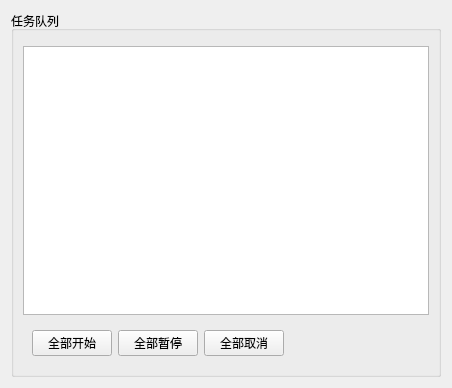
<?xml version="1.0" encoding="UTF-8"?>
<ui version="4.0">
 <class>TaskWidget</class>
 <widget class="QWidget" name="TaskWidget">
  <property name="geometry">
   <rect>
    <x>0</x>
    <y>0</y>
    <width>452</width>
    <height>388</height>
   </rect>
  </property>
  <property name="windowTitle">
   <string>Form</string>
  </property>
  <layout class="QHBoxLayout" name="horizontalLayout_2">
   <item>
    <widget class="QGroupBox" name="groupBox">
     <property name="title">
      <string>任务队列</string>
     </property>
     <layout class="QVBoxLayout" name="verticalLayout">
      <item>
       <widget class="QWidget" name="wd_process" native="true"/>
      </item>
      <item>
       <widget class="QTableView" name="tableV_task"/>
      </item>
      <item>
       <widget class="QWidget" name="wd_btn" native="true">
        <layout class="QHBoxLayout" name="horizontalLayout">
         <item>
          <widget class="QPushButton" name="pushButton_3">
           <property name="text">
            <string>全部开始</string>
           </property>
          </widget>
         </item>
         <item>
          <widget class="QPushButton" name="btn_stop">
           <property name="text">
            <string>全部暂停</string>
           </property>
          </widget>
         </item>
         <item>
          <widget class="QPushButton" name="btn_cancel">
           <property name="text">
            <string>全部取消</string>
           </property>
          </widget>
         </item>
         <item>
          <spacer name="horizontalSpacer">
           <property name="orientation">
            <enum>Qt::Horizontal</enum>
           </property>
           <property name="sizeHint" stdset="0">
            <size>
             <width>40</width>
             <height>20</height>
            </size>
           </property>
          </spacer>
         </item>
        </layout>
       </widget>
      </item>
     </layout>
    </widget>
   </item>
  </layout>
 </widget>
 <resources/>
 <connections/>
</ui>
